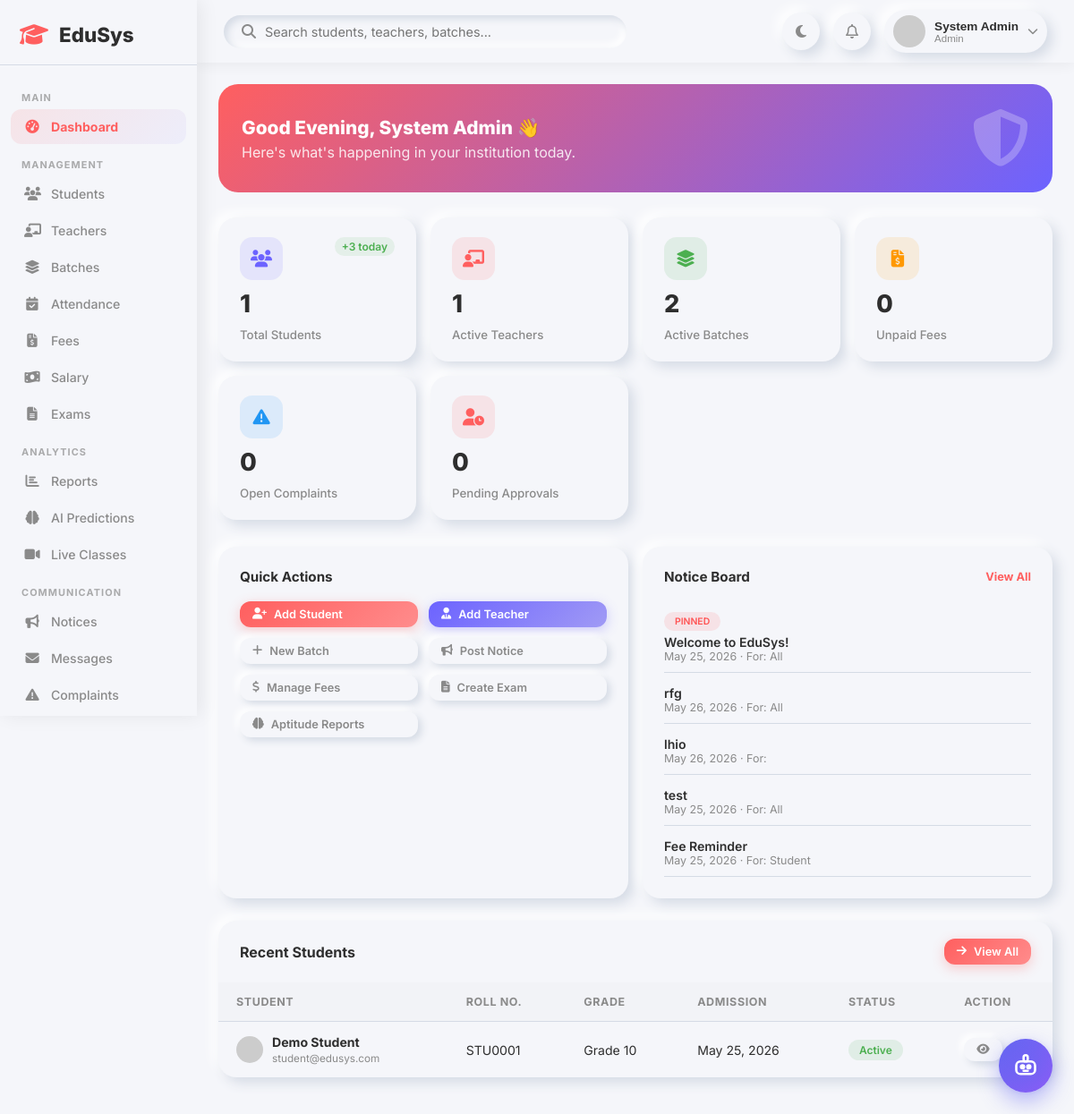
Page /admin/dashboard.php (signed in) on the committed database.
### tables this page shows
CREATE TABLE `notices` (
  `id` int(11) NOT NULL,
  `title` varchar(200) NOT NULL,
  `content` text DEFAULT NULL,
  `target_role` enum('all','student','teacher','admin') DEFAULT 'all',
  `batch_id` int(11) DEFAULT NULL,
  `created_by` int(11) DEFAULT NULL,
  `is_pinned` tinyint(1) DEFAULT 0,
  `created_at` timestamp NOT NULL DEFAULT current_timestamp()
);

CREATE TABLE `students` (
  `id` int(11) NOT NULL,
  `user_id` int(11) NOT NULL,
  `roll_number` varchar(50) DEFAULT NULL,
  `date_of_birth` date DEFAULT NULL,
  `gender` enum('male','female','other') DEFAULT NULL,
  `phone` varchar(20) DEFAULT NULL,
  `address` text DEFAULT NULL,
  `parent_name` varchar(150) DEFAULT NULL,
  `parent_phone` varchar(20) DEFAULT NULL,
  `grade` varchar(20) DEFAULT NULL,
  `admission_date` date DEFAULT NULL
);

CREATE TABLE `users` (
  `id` int(11) NOT NULL,
  `name` varchar(150) NOT NULL,
  `email` varchar(150) NOT NULL,
  `password` varchar(255) NOT NULL,
  `role` enum('admin','teacher','student') NOT NULL DEFAULT 'student',
  `avatar` varchar(255) DEFAULT NULL,
  `status` enum('active','inactive','pending') DEFAULT 'active',
  `created_at` timestamp NOT NULL DEFAULT current_timestamp(),
  `updated_at` timestamp NOT NULL DEFAULT current_timestamp() ON UPDATE current_timestamp()
);

### admin/dashboard.php (the view, shortened to what this page needs)
<?php
require_once '../includes/header.php';
$total_students = $conn->query("SELECT COUNT(*) as cnt FROM students")->fetch_assoc()['cnt'];
$total_teachers = $conn->query("SELECT COUNT(*) as cnt FROM teachers WHERE approval_status='approved'")->fetch_assoc()['cnt'];
$total_batches = $conn->query("SELECT COUNT(*) as cnt FROM batches WHERE status='active'")->fetch_assoc()['cnt'];
$pending_fees = $conn->query("SELECT COUNT(*) as cnt FROM fees WHERE status='unpaid' OR status='overdue'")->fetch_assoc()['cnt'];
$pending_teachers = $conn->query("SELECT COUNT(*) as cnt FROM teachers WHERE approval_status='pending'")->fetch_assoc()['cnt'];
$open_complaints = $conn->query("SELECT COUNT(*) as cnt FROM complaints WHERE status='open'")->fetch_assoc()['cnt'];
$recent_students = $conn->query("SELECT u.name, u.email, s.roll_number, s.grade, s.admission_date, u.status FROM students s JOIN users u ON s.user_id=u.id ORDER BY s.id DESC LIMIT 8");
$notices = $conn->query("SELECT * FROM notices ORDER BY is_pinned DESC, created_at DESC LIMIT 5");
?>
<div class="hero-strip">
    <div>
        <h2>Good Evening, <?= htmlspecialchars($name) ?> 👋</h2>
        <p>Here's what's happening in your institution today.</p>
    </div>
    <div class="hero-strip-icon"><i class="fa-solid fa-shield-halved"></i></div>
</div>
<div class="stats-grid">
    <div class="stat-card" onclick="location.href='students.php'" style="cursor:pointer;">
        <div class="stat-card-header">
            <div class="stat-icon purple"><i class="fa-solid fa-users"></i></div>
            <span class="stat-change up">+3 today</span>
        </div>
        <div class="stat-value"><?= $total_students ?></div>
        <div class="stat-label">Total Students</div>
    </div>
    <div class="stat-card" onclick="location.href='teachers.php'" style="cursor:pointer;">
        <div class="stat-card-header">
            <div class="stat-icon red"><i class="fa-solid fa-chalkboard-user"></i></div>
        </div>
        <div class="stat-value"><?= $total_teachers ?></div>
        <div class="stat-label">Active Teachers</div>
    </div>
    <div class="stat-card" onclick="location.href='batches.php'" style="cursor:pointer;">
        <div class="stat-card-header">
            <div class="stat-icon green"><i class="fa-solid fa-layer-group"></i></div>
        </div>
        <div class="stat-value"><?= $total_batches ?></div>
        <div class="stat-label">Active Batches</div>
    </div>
    <div class="stat-card" onclick="location.href='fees.php'" style="cursor:pointer;">
        <div class="stat-card-header">
            <div class="stat-icon orange"><i class="fa-solid fa-file-invoice-dollar"></i></div>
        </div>
        <div class="stat-value"><?= $pending_fees ?></div>
        <div class="stat-label">Unpaid Fees</div>
    </div>
    <div class="stat-card" onclick="location.href='complaints.php'" style="cursor:pointer;">
        <div class="stat-card-header">
            <div class="stat-icon blue"><i class="fa-solid fa-triangle-exclamation"></i></div>
        </div>
        <div class="stat-value"><?= $open_complaints ?></div>
        <div class="stat-label">Open Complaints</div>
    </div>
    <div class="stat-card" onclick="location.href='verify_teacher.php'" style="cursor:pointer;">
        <div class="stat-card-header">
            <div class="stat-icon red"><i class="fa-solid fa-user-clock"></i></div>
        </div>
        <div class="stat-value"><?= $pending_teachers ?></div>
        <div class="stat-label">Pending Approvals</div>
    </div>
</div>
<div class="charts-grid">
    <div class="chart-card">
        <div class="chart-title">Quick Actions</div>
        <div style="display:grid;grid-template-columns:1fr 1fr;gap:12px;">
            <a href="/project/admin/students.php?modal=add" class="btn btn-primary btn-sm"><i class="fa-solid fa-user-plus"></i> Add Student</a>
            <a href="/project/admin/teachers.php?modal=add" class="btn btn-secondary btn-sm"><i class="fa-solid fa-user-tie"></i> Add Teacher</a>
            <a href="/project/admin/batches.php?modal=add" class="btn btn-outline btn-sm"><i class="fa-solid fa-plus"></i> New Batch</a>
            <a href="/project/admin/notices.php?modal=add" class="btn btn-outline btn-sm"><i class="fa-solid fa-bullhorn"></i> Post Notice</a>
            <a href="/project/admin/fees.php" class="btn btn-outline btn-sm"><i class="fa-solid fa-dollar-sign"></i> Manage Fees</a>
            <a href="/project/admin/exams.php?modal=add" class="btn btn-outline btn-sm"><i class="fa-solid fa-file-alt"></i> Create Exam</a>
            <a href="/project/admin/aptitude-reports.php" class="btn btn-outline btn-sm"><i class="fa-solid fa-brain"></i> Aptitude Reports</a>
        </div>
    </div>
    <div class="chart-card">
        <div class="chart-title">Notice Board <a href="/project/admin/notices.php" style="font-size:0.8rem;color:var(--primary);text-decoration:none;">View All</a></div>
        <?php while ($n = $notices->fetch_assoc()): ?>
        <div style="padding:10px 0;border-bottom:1px solid var(--shadow-dark);">
            <?php if ($n['is_pinned']): ?><span class="badge-pill badge-danger" style="font-size:0.65rem;">PINNED</span><?php endif; ?>
            <p style="font-size:0.88rem;font-weight:600;margin-top:4px;"><?= htmlspecialchars($n['title']) ?></p>
            <p style="font-size:0.78rem;color:var(--text-secondary);"><?= date('M d, Y', strtotime($n['created_at'])) ?> &middot; For: <?= ucfirst($n['target_role']) ?></p>
        </div>
        <?php endwhile; ?>
    </div>
</div>
<div class="table-card">
    <div class="table-header">
        <h3>Recent Students</h3>
        <a href="/project/admin/students.php" class="btn btn-primary btn-sm"><i class="fa-solid fa-arrow-right"></i> View All</a>
    </div>
    <div class="table-responsive">
        <table>
            <thead>
                <tr>
                    <th>Student</th>
                    <th>Roll No.</th>
                    <th>Grade</th>
                    <th>Admission</th>
                    <th>Status</th>
                    <th>Action</th>
                </tr>
            </thead>
            <tbody>
                <?php if ($recent_students->num_rows === 0): ?>
                <tr><td colspan="6" style="text-align:center;color:var(--text-secondary);padding:30px;">No students registered yet.</td></tr>
                <?php else: ?>
                <?php while ($s = $recent_students->fetch_assoc()): ?>
                <tr>
                    <td>
                        <div style="display:flex;align-items:center;gap:10px;">
                            <img src="https://i.pravatar.cc/40?u=<?= htmlspecialchars($s['email']) ?>" class="avatar-sm">
                            <div>
                                <strong style="font-size:0.88rem;"><?= htmlspecialchars($s['name']) ?></strong><br>
                                <small style="color:var(--text-secondary);"><?= htmlspecialchars($s['email']) ?></small>
                            </div>
                        </div>
                    </td>
                    <td><?= htmlspecialchars($s['roll_number'] ?? 'N/A') ?></td>
                    <td><?= htmlspecialchars($s['grade'] ?? 'N/A') ?></td>
                    <td><?= $s['admission_date'] ? date('M d, Y', strtotime($s['admission_date'])) : '-' ?></td>
                    <td><span class="badge-pill <?= $s['status'] === 'active' ? 'badge-success' : 'badge-warning' ?>"><?= ucfirst($s['status']) ?></span></td>
                    <td>
                        <a href="/project/admin/students.php?id=<?= $s['roll_number'] ?>" class="btn btn-outline btn-sm"><i class="fa-solid fa-eye"></i></a>
                    </td>
                </tr>
                <?php endwhile; ?>
                <?php endif; ?>
            </tbody>
        </table>
    </div>
</div>
<?php require_once '../includes/footer.php'; ?>

### css/responsive.css (style rules this page uses)
@media (max-width: 1200px) { :root { --sidebar-width: 220px; } }
@media (max-width: 1200px) { .stats-grid { gap: 16px; } }
@media (max-width: 1200px) { .charts-grid { gap: 16px; } }
@media (max-width: 1200px) { .hero-strip { padding: 22px 26px; } }
@media (max-width: 1200px) { .hero-strip h2 { font-size: 1.3rem; } }
@media (max-width: 1200px) { .stat-value { font-size: 1.7rem; } }

### includes/chatbot_widget.php (style rules this page uses)
:root { --edubot-primary: #6366f1; --edubot-primary-hover: #4f46e5; --edubot-secondary: #8b5cf6; --edubot-accent: #06b6d4; --edubot-bg: #ffffff; --edubot-surface: #f8fafc; --edubot-border: #e2e8f0; --edubot-text: #1e293b; --edubot-text-muted: #64748b; --edubot-bot-bubble: #f1f5f9; --edubot-bot-text: #1e293b; --edubot-user-bubble: linear-gradient(135deg, #6366f1, #8b5cf6); --edubot-shadow: 0 20px 45px -10px rgba(99, 102, 241, 0.25), 0 10px 20px -5px rgba(0, 0, 0, 0.08); }

### rows in the picture
notices: is_pinned "PINNED", title "Welcome to EduSys!", created_at "May 25, 2026", target_role "All"
notices: title "rfg", created_at "May 26, 2026", target_role "All"
notices: title "lhio", created_at "May 26, 2026"
notices: title "test", created_at "May 25, 2026", target_role "All"
notices: title "Fee Reminder", created_at "May 25, 2026", target_role "Student"
students: user.name "Demo Student", user.email "student@edusys.com", roll_number "STU0001", grade "Grade 10", admission_date "May 25, 2026", user.status "Active"

### other values in the picture
$name "System Admin"
$role "Admin"
$total_students "1"
$total_teachers "1"
$total_batches "2"
$pending_fees "0"
$open_complaints "0"
$pending_teachers "0"
